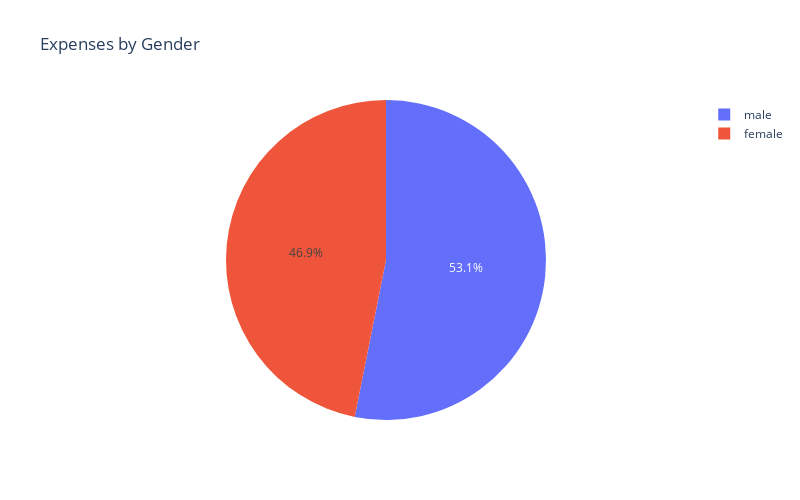

Write notebook code for a chart like this one.
### Code cell
fig = px.pie(data_frame=data, names='sex', values='expenses', width=800, height=500, title='Expenses by Gender')
fig.show()

### Figure 1 — Plotly figure (JSON) as saved in the notebook; plotly's stock layout.template omitted (floating-point values rounded to 4 significant figures; data arrays with more than 128 entries replaced by an {"elided": "..."} marker saying what was removed)
{"data": [{"domain": {"x": [0, 1], "y": [0, 1]}, "hovertemplate": "sex=%{label}<br>expenses=%{value}<extra></extra>", "labels": {"elided": "1338 str values"}, "legendgroup": "", "name": "", "showlegend": true, "type": "pie", "values": {"elided": "1338 float values"}}], "layout": {"height": 500, "legend": {"tracegroupgap": 0}, "title": {"text": "Expenses by Gender"}, "width": 800}}
